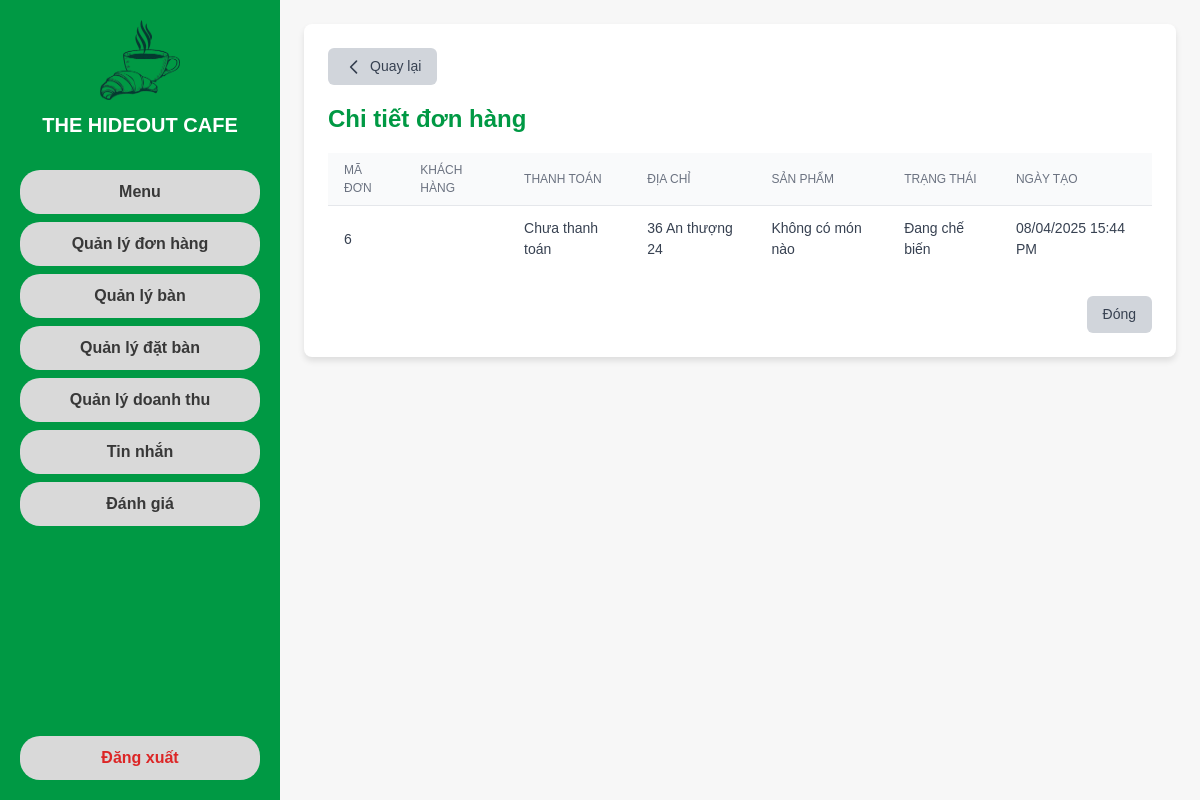
Page /orders/chi-tiet/6/ (signed in) on the committed database.
### myapp/models.py (models this page shows, shortened)
class DonHang(models.Model):
    LOAI_DON_HANG = (
        ('truc_tuyen', 'Trực Tuyến'),
        ('tai_quan', 'Tại Quán'),
        ('mang_di', 'Mang Đi'),
    )
    TRANG_THAI = (
        ('da_xac_nhan', 'Đã xác nhận'),
        ('dang_che_bien', 'Đang chế biến'),
        ('dang_giao', 'Đang giao'),
        ('hoan_thanh', 'Đã hoàn thành'),
        ('da_huy', 'Đã hủy'),
    )
    THANH_TOAN = (
        ('da_thanh_toan', 'Đã thanh toán'),
        ('chua_thanh_toan', 'Chưa thanh toán'),
    )
    ma_don_hang = models.AutoField(primary_key=True)
    nguoi_dung = models.ForeignKey('NguoiDung', on_delete=models.SET_NULL, null=True, related_name='don_hang')
    loai_don_hang = models.CharField(max_length=20, choices=LOAI_DON_HANG)
    trang_thai = models.CharField(max_length=20, choices=TRANG_THAI, default='da_xac_nhan')
    thanh_toan = models.CharField(max_length=20, choices=THANH_TOAN, default='chua_thanh_toan')
    dia_chi = models.TextField(blank=True, null=True)
    so_dien_thoai = models.CharField(max_length=15, blank=True, null=True)
    thoi_gian_dat = models.DateTimeField(blank=True, null=True)
    phi_ship = models.DecimalField(max_digits=10, decimal_places=0, default=0)
    tong_tien = models.DecimalField(max_digits=10, decimal_places=0, default=0)
    ngay_tao = models.DateTimeField(auto_now_add=True)
    class Meta:
        verbose_name = "Đơn Hàng"
        verbose_name_plural = "Đơn Hàng"

### myapp/views.py (the view)
# urls.py: path('orders/chi-tiet/<int:ma_don_hang>/', views.order_detail, name='order_detail'),
@login_required
def order_detail(request, ma_don_hang):
    if request.user.vai_tro not in ['quan_ly', 'nhan_vien']:
        return HttpResponse("Bạn không có quyền truy cập.", status=403)
    don_hang = get_object_or_404(DonHang, ma_don_hang=ma_don_hang)
    chi_tiet = ChiTietDonHang.objects.filter(don_hang=don_hang).select_related('mon_an')
    context = {
        'don_hang': don_hang,
        'chi_tiet': chi_tiet,
    }
    return render(request, 'order_detail.html', context)

### myapp/templates/order_detail.html (shortened to what this page needs)
{% extends 'base.html' %}
{% load humanize %}
{% block content %}
<div class="modal" id="order-detail-modal">
  <div class="modal-content">
    <button class="btn-back" onclick="window.location.href='{% url 'myapp:order_list' %}'">
      <svg class="h-5 w-5" fill="none" stroke="currentColor" viewBox="0 0 24 24">
        <path stroke-linecap="round" stroke-linejoin="round" stroke-width="2" d="M15 19l-7-7 7-7"/>
      </svg>
      Quay lại
    </button>
    <h2>Chi tiết đơn hàng</h2>
    <div class="overflow-x-auto">
      <table class="table">
        <thead>
          <tr>
            <th class="th">Mã đơn</th>
            <th class="th">Khách hàng</th>
            <th class="th">Thanh toán</th>
            <th class="th">Địa chỉ</th>
            <th class="th">Sản phẩm</th>
            <th class="th">Trạng thái</th>
            <th class="th">Ngày tạo</th>
          </tr>
        </thead>
        <tbody>
          <tr>
            <td class="td">{{ don_hang.ma_don_hang }}</td>
            <td class="td">{{ don_hang.ten_khach_hang }}</td>
            <td class="td">{{ don_hang.get_thanh_toan_display }}</td>
            <td class="td">{% if don_hang.loai_don_hang == 'truc_tuyen' %}{{ don_hang.dia_chi|default:"" }}{% endif %}</td>
            <td class="td">
              {% for item in chi_tiet %}
                {{ item.mon_an.ten_mon }} ({{ item.so_luong }} x {{ item.mon_an.gia_tien|intcomma }}đ)<br>
              {% empty %}
                Không có món nào
              {% endfor %}
            </td>
            <td class="td">{{ don_hang.get_trang_thai_display }}</td>
            <td class="td">{{ don_hang.ngay_tao|date:"d/m/Y H:i A" }}</td>
          </tr>
        </tbody>
      </table>
    </div>
    <div class="flex justify-end gap-4 mt-6">
      <button type="button" class="btn-gray" onclick="window.location.href='{% url 'myapp:order_list' %}'">Đóng</button>
    </div>
  </div>
</div>
{% endblock %}

### rows in the picture
DonHang: ma_don_hang "6", thanh_toan "Chưa thanh toán", dia_chi "36 An thượng 24", trang_thai "Đang chế biến", ngay_tao "08/04/2025 15:44 PM"
